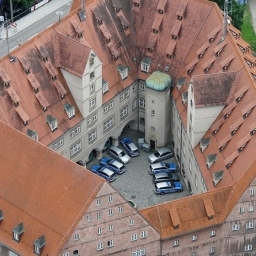
#> input picture data/house.jpg, 256 x 256 px
$ python -i morphological_operations.py   (imports and definitions only)
#> lines starting #> are read from the running program, lines starting #| are printed output that depends on the picture; after the words box and inside, x2 and y2 are one past the last pixel; in counts of white or black regions, pixels touching at a corner belong together
import cv2
import numpy as np

kernel = np.ones((3, 3), np.uint8)


def erosion(img):

    # binarize the image
    binr = cv2.threshold(img, 0, 255, cv2.THRESH_BINARY + cv2.THRESH_OTSU)[1]

    # invert the image
    invert = cv2.bitwise_not(binr)

    # erode the image
    erosion_img = cv2.erode(invert, kernel, iterations=1)

    return erosion_img


def dilation(img):

    # binarize the image
    binr = cv2.threshold(img, 0, 255, cv2.THRESH_BINARY + cv2.THRESH_OTSU)[1]

    # invert the image
    invert = cv2.bitwise_not(binr)

    # dilate the image
    dilation_img = cv2.dilate(invert, kernel, iterations=1)

    return dilation_img


def opening(img):
    # binarize the image
    binr = cv2.threshold(img, 0, 255, cv2.THRESH_BINARY + cv2.THRESH_OTSU)[1]

    # opening the image
    opening_img = cv2.morphologyEx(binr, cv2.MORPH_OPEN, kernel, iterations=1)

    return opening_img


def closing(img):
    # binarize the image
    binr = cv2.threshold(img, 0, 255, cv2.THRESH_BINARY + cv2.THRESH_OTSU)[1]

    # opening the image
    closing_img = cv2.morphologyEx(binr, cv2.MORPH_CLOSE, kernel, iterations=1)

    return closing_img

>>> import cv2
>>> picture = cv2.imread('../data/house.jpg', cv2.IMREAD_GRAYSCALE)
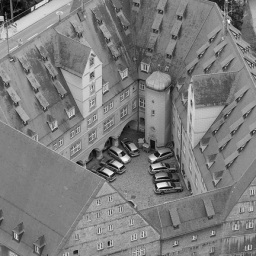
#> picture: shape (256, 256); min 5, max 249, mean 124.9
>>> result = erosion(picture)
#> in erosion, `binr = cv2.threshold(img, 0, 255, cv2.THRESH_BINARY + cv2.THRESH_OTSU)..`:
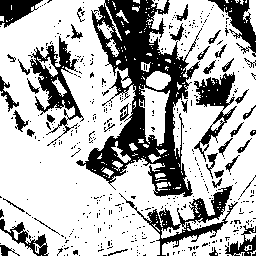
#> binr: shape (256, 256); 70.3% white; 458 black regions (412 under 20 px), largest, box (x1, y1, x2, y2) and area: (76, 0, 202, 197) 9027, (119, 185, 238, 256) 1748, (28, 36, 84, 146) 1743
#> in erosion, `erosion_img = cv2.erode(invert, kernel, iterations=1)`:
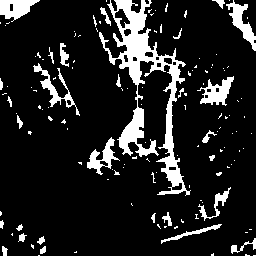
#> erosion_img: shape (256, 256); 13.3% white; 135 white regions (105 under 20 px), largest, box (x1, y1, x2, y2) and area: (99, 0, 191, 196) 4343, (0, 0, 40, 22) 516, (226, 0, 256, 51) 510
